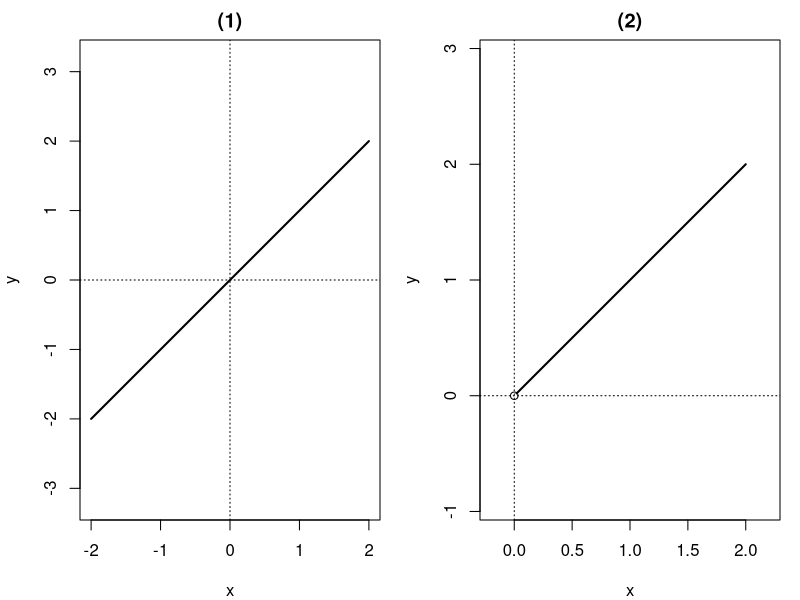
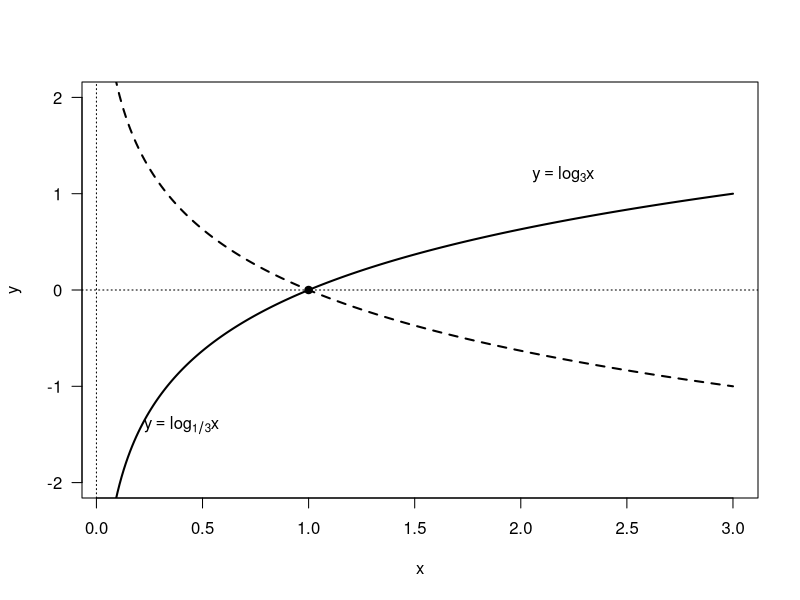
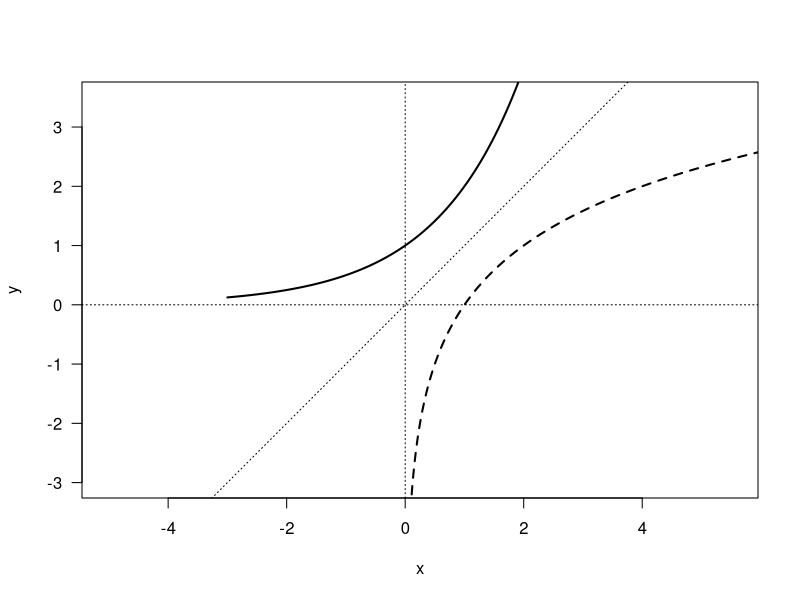
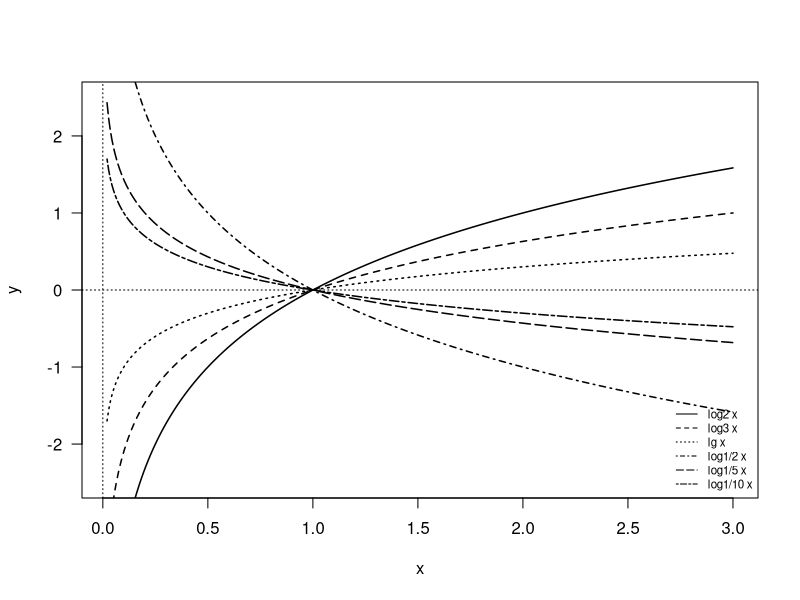

The R script that drew these images, in order:
setwd("C:/Users/18904/Github/senior-mathematics/codes")
if(!dir.exists("../figures"))dir.create("../figures")
# week16: logarithmic functions (16-1..16-4)
draw1=function(){
  par(mfrow=c(1,2),mar=c(4,4,2,1))
  x=seq(-2,2,len=100)
  plot(x,x,type="l",lty=1,lwd=2,xlim=c(-2,2),ylim=c(-2,2),xlab="x",ylab="y",asp=1,main="(1)")
  abline(h=0,v=0,lty=3)
  xp=x[x>=0]
  plot(xp,xp,type="l",lty=1,lwd=2,xlim=c(-0.2,2.2),ylim=c(-0.2,2.2),xlab="x",ylab="y",asp=1,main="(2)")
  abline(h=0,v=0,lty=3)
  points(0,0,pch=1)
}
pdf("../figures/week16-1.pdf",width=8,height=4);draw1();dev.off()
svglite::svglite("../figures/week16-1.svg",width=8,height=4);draw1();dev.off()
draw2=function(){
  x=seq(0.05,3,len=300)
  plot(x,log(x,3),type="l",lty=1,lwd=2,ylim=c(-2,2),xlab="x",ylab="y",las=1)
  lines(x,log(x,1/3),lty=2,lwd=2)
  abline(h=0,v=0,lty=3)
  points(1,0,pch=19)
  text(2.2,1.2,expression(y==log[3]*x))
  text(0.4,-1.4,expression(y==log[1/3]*x))
}
pdf("../figures/week16-2.pdf",width=4,height=4);draw2();dev.off()
svglite::svglite("../figures/week16-2.svg",width=4,height=4);draw2();dev.off()
draw3=function(){
  x1=seq(-3,3,len=200)
  x2=seq(0.05,8,len=300)
  plot(x1,2^x1,type="l",lty=1,lwd=2,xlim=c(-3,3.5),ylim=c(-3,3.5),xlab="x",ylab="y",asp=1,las=1)
  lines(x2,log(x2,2),lty=2,lwd=2)
  abline(0,1,lty=3)
  abline(h=0,v=0,lty=3)
}
pdf("../figures/week16-3.pdf",width=4,height=4);draw3();dev.off()
svglite::svglite("../figures/week16-3.svg",width=4,height=4);draw3();dev.off()
draw4=function(){
  x=seq(0.02,3,len=400)
  plot(x,log(x,2),type="l",lty=1,lwd=1.5,ylim=c(-2.5,2.5),xlab="x",ylab="y",las=1)
  lines(x,log(x,3),lty=2,lwd=1.5)
  lines(x,log10(x),lty=3,lwd=1.5)
  lines(x,log(x,0.5),lty=4,lwd=1.5)
  lines(x,log(x,0.2),lty=5,lwd=1.5)
  lines(x,-log10(x),lty=6,lwd=1.5)
  abline(h=0,v=0,lty=3)
  legend("bottomright",legend=c("log2 x","log3 x","lg x","log1/2 x","log1/5 x","log1/10 x"),lty=1:6,bty="n",cex=0.7)
}
pdf("../figures/week16-4.pdf",width=4,height=4);draw4();dev.off()
svglite::svglite("../figures/week16-4.svg",width=4,height=4);draw4();dev.off()
